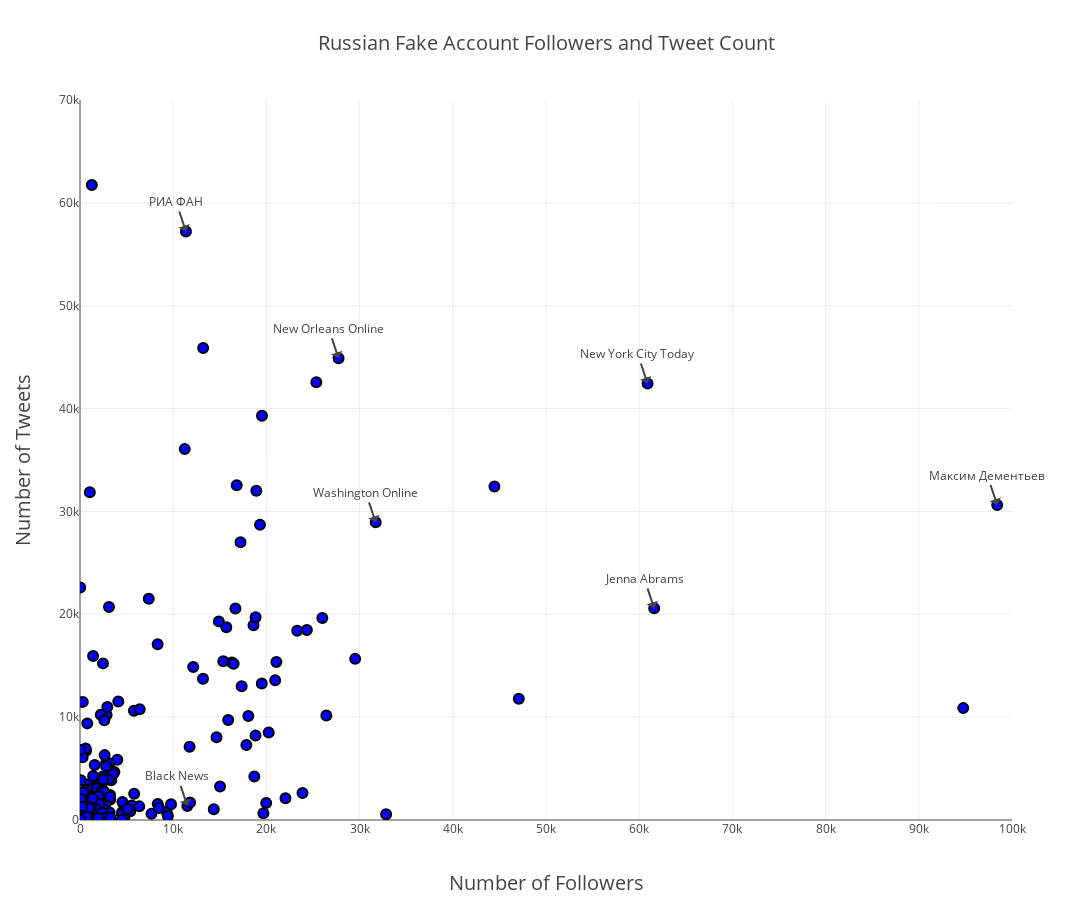

Here is the notebook cell this chart was saved with:
### Markdown cell above
## How influential are these users

### Code cell
trace = go.Scatter(
    x = users.followers_count,
    y = users.statuses_count,
    mode = 'markers',
    text = users.name,
    marker = dict(size = 10,
        color = 'blue',
        line = dict(
            width = 2,
            color = 'rgb(0, 0, 0)'
        ))
)

data = [trace]

layout = Layout(
    title = "Russian Fake Account Followers and Tweet Count",
    xaxis=dict(
            title='Number of Followers',
            dtick=10000,
            range=[0, 100000],
            titlefont=dict(
            size=20,
        )
    ),
   
    yaxis = dict(
        title='Number of Tweets',
        range=[0, 70000],
        titlefont=dict(
            size=20,
        )
    ),
    
    annotations=[dict(y=20576,x=61609,xref='x',
            yref='y',text='Jenna Abrams'),
                dict(y=42438,x=60897,xref='x',
            yref='y',text='New York City Today'),
                dict(y=44882,x=27745,xref='x',
            yref='y',text='New Orleans Online'),
                dict(x=98412,y=30624,xref='x',
            yref='y',text='Максим Дементьев'),
                dict(y=1370,x=11518,xref='x',
            yref='y',text='Black News'),
                dict(y=57212,x=11370,xref='x',
            yref='y',text='РИА ФАН'),
                dict(y=28939,x=31729,xref='x',
            yref='y',text='Washington Online')]
)
fig = Figure(data=data, layout=layout)
fig['layout'].update(height=900, width=1200, titlefont=dict(size=20))
iplot(fig)

### Figure 1 — Plotly figure (JSON) as saved in the notebook; plotly's stock layout.template omitted (floating-point values rounded to 4 significant figures; data arrays with more than 128 entries replaced by an {"elided": "..."} marker saying what was removed)
{"data": [{"marker": {"color": "blue", "line": {"color": "rgb(0, 0, 0)", "width": 2}, "size": 10}, "mode": "markers", "text": {"elided": "384 str values"}, "type": "scatter", "x": {"elided": "384 int values"}, "y": {"elided": "384 int values"}}], "layout": {"annotations": [{"text": "Jenna Abrams", "x": 61609, "xref": "x", "y": 20576, "yref": "y"}, {"text": "New York City Today", "x": 60897, "xref": "x", "y": 42438, "yref": "y"}, {"text": "New Orleans Online", "x": 27745, "xref": "x", "y": 44882, "yref": "y"}, {"text": "Максим Дементьев", "x": 98412, "xref": "x", "y": 30624, "yref": "y"}, {"text": "Black News", "x": 11518, "xref": "x", "y": 1370, "yref": "y"}, {"text": "РИА ФАН", "x": 11370, "xref": "x", "y": 57212, "yref": "y"}, {"text": "Washington Online", "x": 31729, "xref": "x", "y": 28939, "yref": "y"}], "height": 900, "title": "Russian Fake Account Followers and Tweet Count", "titlefont": {"size": 20}, "width": 1200, "xaxis": {"dtick": 10000, "range": [0, 100000], "title": "Number of Followers", "titlefont": {"size": 20}}, "yaxis": {"range": [0, 70000], "title": "Number of Tweets", "titlefont": {"size": 20}}}}
